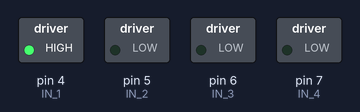
A sketch run on a simulated Arduino Uno, built with avr-gcc and run on an emulated ATmega328P. Parts: switched loads named in the sketch (green lamp = pin HIGH).

Above: at 0.7 s.
At 2.0 s:
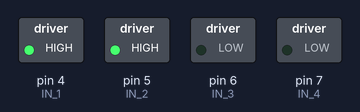
At 3.2 s:
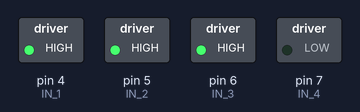
At 5.7 s:
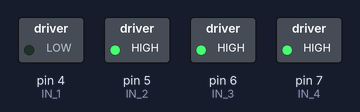
At 8.2 s:
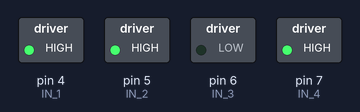
At 10.7 s:
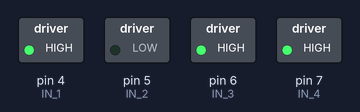
Timing chart, 0 to 13.0 s (numbered marks = the images above):
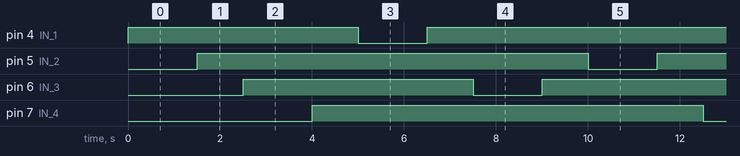

Measured:
- by itself, pin 4 (IN_1), pin 6 (IN_3): repeats every 10.0 s: LOW 1.5 s, HIGH 8.5 s
- by itself, pin 5 (IN_2), pin 7 (IN_4): alternates HIGH for 8.5 s and LOW for 1.5 s

The sketch:

tes.ino
```cpp
/* www.nyebarilmu.com */

//mendefinisikan pin yang digunakan untuk control pin
int IN_1 = 4;
int IN_2 = 5;
int IN_3 = 6;
int IN_4 = 7;

void setup()
{
  //mendefinisikan control pin sebagai output
 pinMode(IN_1, OUTPUT);
 pinMode(IN_2, OUTPUT);
 pinMode(IN_3, OUTPUT);
 pinMode(IN_4, OUTPUT);
}

void loop()
{
 //Putar Mesin searah jarum jam
 digitalWrite(IN_1, HIGH);
 digitalWrite(IN_2, LOW);
 delay(1500);
 //Untuk mesin A
 digitalWrite(IN_1, HIGH);
 digitalWrite(IN_2, HIGH);
 delay(1000);
 //Putar Motor B searah jarum jam
 digitalWrite(IN_3, HIGH);
 digitalWrite(IN_4, LOW);
 delay(1500);
 //Untuk mesin B
 digitalWrite(IN_3, HIGH);
 digitalWrite(IN_4, HIGH);
 delay(1000);

 //Putar Motor a berlawan arah jarum jam
 digitalWrite(IN_1, LOW);
 digitalWrite(IN_2, HIGH);
 delay(1500);
 //Untuk mesin A
 digitalWrite(IN_1, HIGH);
 digitalWrite(IN_2, HIGH);
 delay(1000);
 //Putar Motor B berlawan arah jarum jam
 digitalWrite(IN_3, LOW);
 digitalWrite(IN_4, HIGH);
 delay(1500);
 //Untuk mesin B
 digitalWrite(IN_3, HIGH);
 digitalWrite(IN_4, HIGH);
 delay(1000);
}
```
